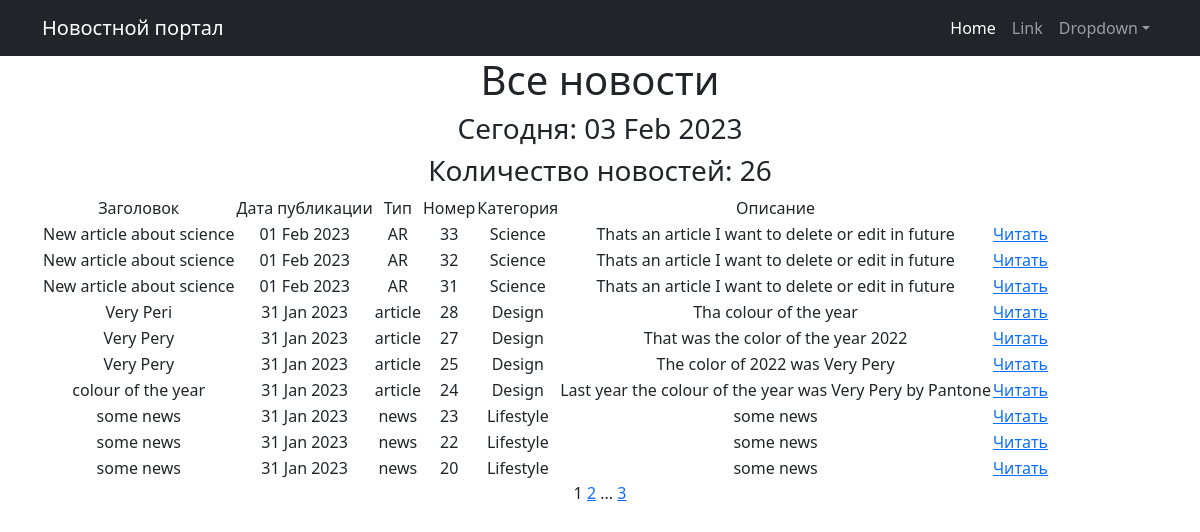
Page /news/ on the committed database.
### news/models.py (models this page shows, shortened)
class Post(models.Model):
    author = models.ForeignKey(Author, on_delete=models.CASCADE)
    NEWS = 'NW'
    ARTICLE = 'AR'
    CATEGORY_CHOICES = (
        (NEWS, 'Новость'),
        (ARTICLE, 'Статья'),
    )
    categoryType = models.CharField(max_length=2, choices=CATEGORY_CHOICES, default=ARTICLE)
    dateCreation = models.DateTimeField(auto_now_add=True)
    postCategory = models.ManyToManyField(Category, through='PostCategory')
    title = models.CharField(max_length=128)
    text = models.TextField()
    rating = models.SmallIntegerField(default=0)

class Category(models.Model):
    name = models.CharField(max_length=64, unique=True)
    class Meta:
        verbose_name = 'Category'
        verbose_name_plural = 'Categories'

### news/views.py (the view, shortened to what this page needs)
# urls.py: path('', NewsList.as_view(), name='news'),
class NewsList(ListView):
    model = Post
    ordering = '-dateCreation'
    template_name = 'news.html'
    context_object_name = 'news'
    paginate_by = 10
    def get_queryset(self):
        queryset = super().get_queryset()
        self.filterset = NewsFilter(self.request.GET, queryset)
        return self.filterset.qs
    def get_context_data(self, **kwargs):
        context = super().get_context_data(**kwargs)
        context['all_news'] = Post.objects.all()
        context['filterset'] = self.filterset
        return context

### news/templatetags/custom_filters.py (called while the page is built)
@register.filter()
def censor(value):
    censor_replace = str(value)
    for key in censored_words.keys():
        censor_replace = censor_replace.replace(key, censored_words[key])
    return censor_replace

### news/templatetags/custom_tags.py (called while the page is built)
@register.simple_tag()
def current_time(format_string='%d %b %Y'):
   return datetime.utcnow().strftime(format_string)

@register.simple_tag(takes_context=True)
def url_replace(context, **kwargs):
   d = context['request'].GET.copy()
   for k, v in kwargs.items():
       d[k] = v
   return d.urlencode()

### templates/news.html (shortened to what this page needs)
{% extends 'flatpages/default.html' %}
{% load custom_filters %}
{% load custom_tags %}
{% block content %}
   <h1>Все новости</h1>
   <h3>Сегодня: {% current_time '%d %b %Y' %}</h3>
   <h3>Количество новостей: {{ all_news|length }}</h3>
       <table>
           <tr>
               <td>   Заголовок   </td>
               <td>   Дата публикации   </td>
               <td>   Тип   </td>
               <td>   Номер   </td>
               <td>   Категория   </td>
               <td>  Описание   </td>
           </tr>
           {% for post in news %}
           {% for category in post.postCategory.all %}
           <tr>
               <td>{{ post.title|censor }}</td>
               <td>{{ post.dateCreation|date:'d M Y' }}</td>
               <td>{{ post.categoryType }}</td>
               <td>{{ post.pk }}</td>
               <td>{{ category.name }}</td>
               <td>{{ post.text|truncatewords:20|censor }}</td>
               <td><a href='{% url 'post_detail' post.id %}'>Читать</a></td>
           </tr>
           {% endfor %}
           {% endfor %}
       </table>
   {{ page_obj.number }}
   {% if page_obj.has_next %}
       <a href="?{% url_replace page=page_obj.next_page_number %}">{{ page_obj.next_page_number }}</a>
       {% if paginator.num_pages != page_obj.next_page_number %}
           ...
           <a href="?{% url_replace page=page_obj.paginator.num_pages %}">{{ page_obj.paginator.num_pages }}</a>
       {% endif %}
   {% endif %}
{% endblock content %}

### templates/flatpages/default.html (shortened to what this page needs)
<!DOCTYPE html>
<html lang="en">
    <head>
        {% load static %}
        <link href="{% static 'css/styles.css' %}" rel="stylesheet" />
    </head>
    <body>
        <nav class="navbar navbar-expand-lg navbar-dark bg-dark">
            <div class="container">
                <a class="navbar-brand" href="#">Новостной портал</a>
                <div class="collapse navbar-collapse" id="navbarSupportedContent">
                    <ul class="navbar-nav ms-auto mb-2 mb-lg-0">
                        <li class="nav-item"><a class="nav-link active" aria-current="page" href="#">Home</a></li>
                        <li class="nav-item"><a class="nav-link" href="#">Link</a></li>
                        <li class="nav-item dropdown">
                            <a class="nav-link dropdown-toggle" id="navbarDropdown" href="#" role="button" data-bs-toggle="dropdown" aria-expanded="false">Dropdown</a>
                        </li>
                    </ul>
                </div>
            </div>
        </nav>
        <div class="container">
           <div class="row">
               <div class="col-lg-12 text-center">
                   {% block content %}{% endblock content %}
               </div>
           </div>
        </div>
    </body>
</html>

### rows in the picture
Post: title|censor "New article about science", dateCreation "01 Feb 2023", categoryType "AR", pk "33", text|censor "Thats an article I want to delete or edit in future"
Category: name "Science"
Post: title|censor "New article about science", dateCreation "01 Feb 2023", categoryType "AR", pk "32", text|censor "Thats an article I want to delete or edit in future"
Post: title|censor "New article about science", dateCreation "01 Feb 2023", categoryType "AR", pk "31", text|censor "Thats an article I want to delete or edit in future"
Post: title|censor "Very Peri", dateCreation "31 Jan 2023", categoryType "article", pk "28", text|censor "Tha colour of the year"
Category: name "Design"
Post: title|censor "Very Pery", dateCreation "31 Jan 2023", categoryType "article", pk "27", text|censor "That was the color of the year 2022"
Post: title|censor "Very Pery", dateCreation "31 Jan 2023", categoryType "article", pk "25", text|censor "The color of 2022 was Very Pery"
Post: title|censor "colour of the year", dateCreation "31 Jan 2023", categoryType "article", pk "24", text|censor "Last year the colour of the year was Very Pery by Pantone"
Post: title|censor "some news", dateCreation "31 Jan 2023", categoryType "news", pk "23", text|censor "some news"
Category: name "Lifestyle"
Post: title|censor "some news", dateCreation "31 Jan 2023", categoryType "news", pk "22", text|censor "some news"
Post: title|censor "some news", dateCreation "31 Jan 2023", categoryType "news", pk "20", text|censor "some news"

### other values in the picture
{{ all_news|length }} "26"
{{ page_obj.number }} "1"
{{ page_obj.next_page_number }} "2"
{{ page_obj.paginator.num_pages }} "3"
